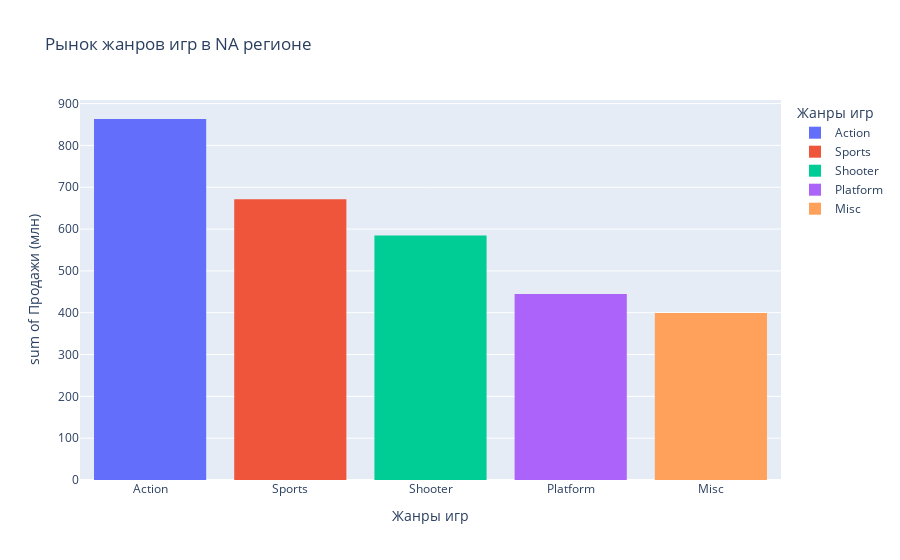

Here is the notebook cell this chart was saved with:
### Code cell
na_users_genre_sorted = na_users_genre.query('na_sales > 390')#Отсекаю, чтобы показать топ 5
fig = px.histogram(
na_users_genre_sorted,
x='genre',
y='na_sales',
color='genre',
title='Рынок жанров игр в NA регионе',
labels={'genre':'Жанры игр','na_sales':'Продажи (млн)'}
)
fig.show()

### Figure 1 — Plotly figure (JSON) as saved in the notebook; plotly's stock layout.template omitted (floating-point values rounded to 4 significant figures)
{"data": [{"alignmentgroup": "True", "bingroup": "x", "histfunc": "sum", "hovertemplate": "Жанры игр=%{x}<br>sum of Продажи (млн)=%{y}<extra></extra>", "legendgroup": "Action", "marker": {"color": "#636efa", "pattern": {"shape": ""}}, "name": "Action", "offsetgroup": "Action", "orientation": "v", "showlegend": true, "type": "histogram", "x": ["Action"], "xaxis": "x", "y": [863.2], "yaxis": "y"}, {"alignmentgroup": "True", "bingroup": "x", "histfunc": "sum", "hovertemplate": "Жанры игр=%{x}<br>sum of Продажи (млн)=%{y}<extra></extra>", "legendgroup": "Sports", "marker": {"color": "#EF553B", "pattern": {"shape": ""}}, "name": "Sports", "offsetgroup": "Sports", "orientation": "v", "showlegend": true, "type": "histogram", "x": ["Sports"], "xaxis": "x", "y": [671.2], "yaxis": "y"}, {"alignmentgroup": "True", "bingroup": "x", "histfunc": "sum", "hovertemplate": "Жанры игр=%{x}<br>sum of Продажи (млн)=%{y}<extra></extra>", "legendgroup": "Shooter", "marker": {"color": "#00cc96", "pattern": {"shape": ""}}, "name": "Shooter", "offsetgroup": "Shooter", "orientation": "v", "showlegend": true, "type": "histogram", "x": ["Shooter"], "xaxis": "x", "y": [584.8], "yaxis": "y"}, {"alignmentgroup": "True", "bingroup": "x", "histfunc": "sum", "hovertemplate": "Жанры игр=%{x}<br>sum of Продажи (млн)=%{y}<extra></extra>", "legendgroup": "Platform", "marker": {"color": "#ab63fa", "pattern": {"shape": ""}}, "name": "Platform", "offsetgroup": "Platform", "orientation": "v", "showlegend": true, "type": "histogram", "x": ["Platform"], "xaxis": "x", "y": [444.4], "yaxis": "y"}, {"alignmentgroup": "True", "bingroup": "x", "histfunc": "sum", "hovertemplate": "Жанры игр=%{x}<br>sum of Продажи (млн)=%{y}<extra></extra>", "legendgroup": "Misc", "marker": {"color": "#FFA15A", "pattern": {"shape": ""}}, "name": "Misc", "offsetgroup": "Misc", "orientation": "v", "showlegend": true, "type": "histogram", "x": ["Misc"], "xaxis": "x", "y": [399.6], "yaxis": "y"}], "layout": {"barmode": "relative", "legend": {"title": {"text": "Жанры игр"}, "tracegroupgap": 0}, "title": {"text": "Рынок жанров игр в NA регионе"}, "xaxis": {"anchor": "y", "categoryarray": ["Action", "Sports", "Shooter", "Platform", "Misc"], "categoryorder": "array", "domain": [0, 1], "title": {"text": "Жанры игр"}}, "yaxis": {"anchor": "x", "domain": [0, 1], "title": {"text": "sum of Продажи (млн)"}}}}
